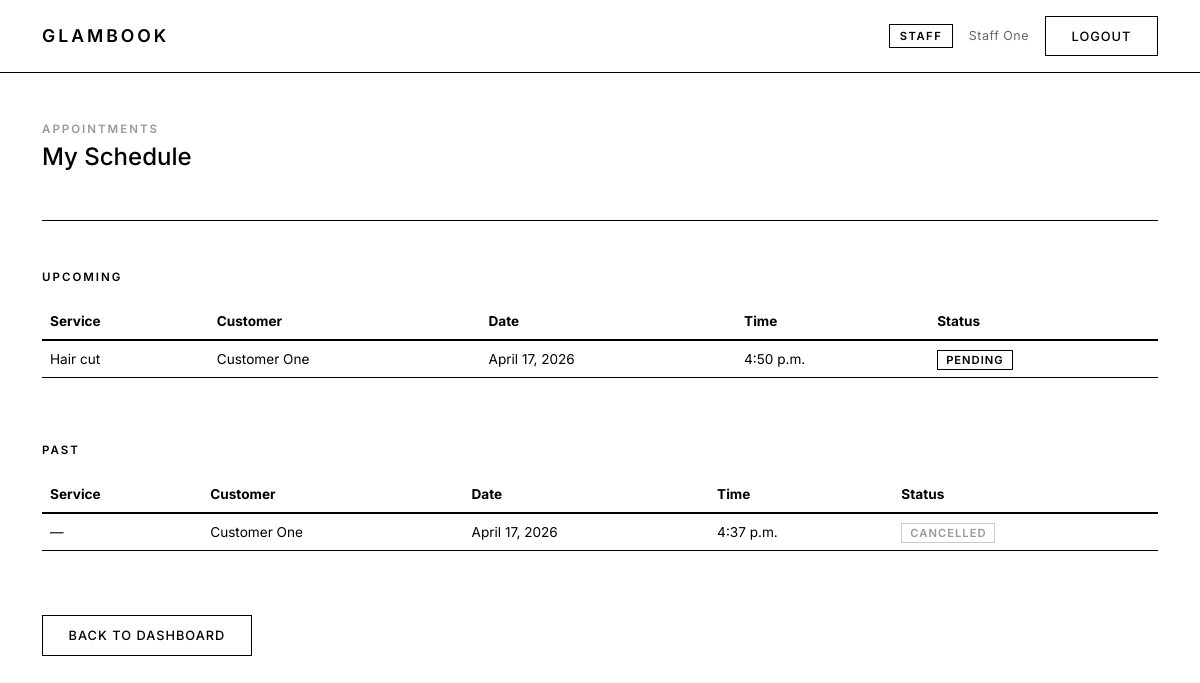
Screenshot of /appointments/my-appointments/ (signed in) with the database file from the repository.
### glambookapp/models.py (models this page shows, shortened)
class UserProfile(models.Model):
    ROLE_CHOICES = [
        ('customer', 'Customer'),
        ('staff', 'Staff'),
        ('admin', 'Admin'),
    ]
    user = models.OneToOneField(User, on_delete=models.CASCADE, related_name='profile')
    role = models.CharField(max_length=20, choices=ROLE_CHOICES, default='customer')

### appointments/models.py (models this page shows, shortened)
class Appointment(models.Model):
    STATUS_CHOICES = (
        ('pending', 'Pending'),
        ('confirmed', 'Confirmed'),
        ('completed', 'Completed'),
        ('cancelled', 'Cancelled'),
        ('rescheduled', 'Rescheduled'),
    )
    customer = models.ForeignKey(User, on_delete=models.CASCADE, related_name='appointments_as_customer')
    provider = models.ForeignKey(User, on_delete=models.SET_NULL, null=True, blank=True, related_name='appointments_as_provider')
    service = models.ForeignKey('services.ServiceType', on_delete=models.SET_NULL, null=True, related_name='appointments')
    date = models.DateField()
    time = models.TimeField()
    status = models.CharField(max_length=20, choices=STATUS_CHOICES, default='pending')
    created_at = models.DateTimeField(auto_now_add=True)
    updated_at = models.DateTimeField(auto_now=True)
    class Meta:
        ordering = ['-date', '-time']

### services/models.py (models this page shows, shortened)
class ServiceType(models.Model):
    name = models.CharField(max_length=100)
    description = models.TextField(blank=True)
    duration_minutes = models.PositiveIntegerField(default=30)
    price = models.DecimalField(max_digits=8, decimal_places=2)
    is_active = models.BooleanField(default=True)
    created_at = models.DateTimeField(auto_now_add=True)
    class Meta:
        ordering = ['name']

### appointments/views.py (the view, shortened to what this page needs)
# urls.py: path('my-appointments/', views.my_appointments, name='my_appointments'),
@login_required
def my_appointments(request):
    user_profile = getattr(request.user, 'profile', None)
    role = user_profile.role if user_profile else 'customer'
    if role == 'staff':
        upcoming = Appointment.objects.filter(
            provider=request.user, status__in=['pending', 'confirmed']
        ).order_by('date', 'time')
        past = Appointment.objects.filter(
            provider=request.user, status__in=['completed', 'cancelled', 'rescheduled']
        ).order_by('-date', '-time')
    return render(request, 'appointments/my_appointments.html', {
        'upcoming': upcoming,
        'past': past,
        'is_staff': role == 'staff',
    })

### templates/appointments/my_appointments.html (shortened to what this page needs)
{% extends 'glambookapp/base.html' %}
{% block content %}
<div class="container py-5">
    <div class="mb-5">
        <p style="font-size:0.72rem; font-weight:600; letter-spacing:2px; text-transform:uppercase; color:#999; margin-bottom:0.3rem;">
            Appointments
        </p>
        <h4 class="mb-0" style="font-weight:500;">
            {% if request.user.is_staff %}
                My Schedule
            {% else %}
                My Appointments
            {% endif %}
        </h4>
    </div>
    <hr class="mb-5">
    <div class="mb-5">
        <p style="font-size:0.72rem; font-weight:600; letter-spacing:2px; text-transform:uppercase; margin-bottom:1rem;">
            Upcoming
        </p>
        {% if upcoming %}
        <div class="table-responsive">
            <table class="table" style="font-size:0.85rem;">
                <thead>
                    <tr style="border-bottom: 2px solid #000;">
                        <th>Service</th>
                        {% if request.user.is_staff %}
                        <th>Customer</th>
                        {% else %}
                        <th>Staff</th>
                        {% endif %}
                        <th>Date</th>
                        <th>Time</th>
                        <th>Status</th>
                    </tr>
                </thead>
                <tbody>
                    {% for appointment in upcoming %}
                    <tr>
                        <td>{{ appointment.service.name|default:"—" }}</td>
                        {% if request.user.is_staff %}
                        <td>{{ appointment.customer.first_name }} {{ appointment.customer.last_name }}</td>
                        {% endif %}
                        <td>{{ appointment.date }}</td>
                        <td>{{ appointment.time }}</td>
                        <td>
                            <span style="font-size:0.7rem; font-weight:600; letter-spacing:1px; text-transform:uppercase; border:1px solid #000; padding:0.15rem 0.5rem;">
                                {{ appointment.get_status_display }}
                            </span>
                        </td>
                    </tr>
                    {% endfor %}
                </tbody>
            </table>
        </div>
        {% else %}
        <p class="text-muted">No upcoming appointments.</p>
        {% endif %}
    </div>
    <div class="mb-5">
        <p style="font-size:0.72rem; font-weight:600; letter-spacing:2px; text-transform:uppercase; margin-bottom:1rem;">
            Past
        </p>
        {% if past %}
        <div class="table-responsive">
            <table class="table" style="font-size:0.85rem;">
                <thead>
                    <tr style="border-bottom: 2px solid #000;">
                        <th>Service</th>
                        {% if request.user.is_staff %}
                        <th>Customer</th>
                        {% else %}
                        <th>Staff</th>
                        {% endif %}
                        <th>Date</th>
                        <th>Time</th>
                        <th>Status</th>
                    </tr>
                </thead>
                <tbody>
                    {% for appointment in past %}
                    <tr>
                        <td>{{ appointment.service.name|default:"—" }}</td>
                        {% if request.user.is_staff %}
                        <td>{{ appointment.customer.first_name }} {{ appointment.customer.last_name }}</td>
                        {% endif %}
                        <td>{{ appointment.date }}</td>
                        <td>{{ appointment.time }}</td>
                        <td>
                            <span style="font-size:0.7rem; font-weight:600; letter-spacing:1px; text-transform:uppercase; border:1px solid #ccc; color:#999; padding:0.15rem 0.5rem;">
                                {{ appointment.get_status_display }}
                            </span>
                        </td>
                    </tr>
                    {% endfor %}
                </tbody>
            </table>
        </div>
        {% else %}
        <p class="text-muted">No past appointments.</p>
        {% endif %}
    </div>
    <a href="{% url 'home' %}" class="btn btn-outline-dark btn-sm">Back to Dashboard</a>
</div>
{% endblock %}

### templates/glambookapp/base.html (shortened to what this page needs)
<!DOCTYPE html>
<html lang="en">
<head>
    <link href="https://cdn.jsdelivr.net/npm/bootstrap@5.3.3/dist/css/bootstrap.min.css" rel="stylesheet">
    <link href="https://cdn.jsdelivr.net/npm/bootstrap-icons@1.11.3/font/bootstrap-icons.css" rel="stylesheet">
</head>
<body>
    {% if request.user.is_authenticated %}
    <nav class="site-nav">
        <div class="container d-flex align-items-center justify-content-between">
            <a class="brand" href="{% url 'home' %}">GlamBook</a>
            <div class="d-flex align-items-center gap-3">
                <span class="role-tag">{{ request.user.profile.get_role_display }}</span>
                <span class="nav-meta d-none d-md-inline">{{ request.user.get_full_name|default:request.user.username }}</span>
                <form method="post" action="{% url 'logout' %}">
                    <button type="submit" class="btn btn-outline-dark btn-sm">Logout</button>
                </form>
            </div>
        </div>
    </nav>
    {% endif %}
    {% block content %}{% endblock %}
</body>
</html>

### templates/glambookapp/base.html (style rules this page uses)
* { box-sizing: border-box; }
body { font-family: 'Inter', sans-serif; background: #fff; color: #000; font-size: 0.9rem; }
.site-nav { border-bottom: 1px solid #000; padding: 1rem 0; background: #fff; }
.site-nav .brand { font-size: 1.1rem; font-weight: 600; letter-spacing: 3px; text-transform: uppercase; color: #000; text-decoration: none; }
.site-nav .nav-meta { font-size: 0.78rem; color: #666; letter-spacing: 0.5px; }
.site-nav .role-tag { font-size: 0.7rem; font-weight: 600; letter-spacing: 1.5px; text-transform: uppercase; border: 1px solid #000; padding: 0.15rem 0.6rem; color: #000; }
.btn-outline-dark, .btn-secondary { background: #fff; color: #000; border: 1px solid #000; border-radius: 0; font-size: 0.8rem; font-weight: 500; letter-spacing: 1px; text-transform: uppercase; padding: 0.6rem 1.6rem; transition: background 0.15s, color 0.15s; }
.table { border-color: #000; }
a { color: #000; }
hr { border-color: #000; opacity: 1; }

### rows the page displays
Appointment: service.name "Hair cut", customer.first_name "Customer", customer.last_name "One", date "April 17, 2026", time "4:50 p.m.", status "PENDING"
Appointment: service.name "—", customer.first_name "Customer", customer.last_name "One", date "April 17, 2026", time "4:37 p.m.", status "CANCELLED"

### other values shown
{{ request.user.profile.get_role_display }} "STAFF"
{{ request.user.get_full_name|default:request.user.username }} "Staff One"
